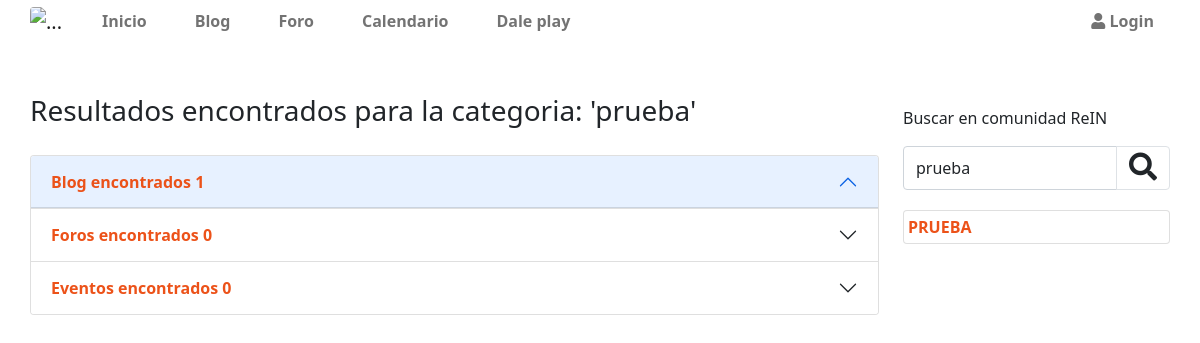
The page /resultadosporcategoria/1 on the database its author committed.
### appcategorias/models.py (models this page shows)
class categorias(models.Model):
    nombre=models.CharField(max_length=50)
    created=models.DateTimeField(auto_now_add=True)
    updated=models.DateTimeField(auto_now_add=True)
    def __str__(self):
        return self.nombre
    class Meta:
        verbose_name='categoria'
        verbose_name_plural='categorias'
        ordering = ['-created']

### apprein/views.py (the view)
# urls.py: path('resultadosporcategoria/<id>',views.resultadosporcategoria,name='resultadosporcategoria'),
def resultadosporcategoria(request,id):
     articuloblog = blogm.objects.filter(categoriablog = id)
     articuloforo = forom.objects.filter(categoriasforo = id)
     articuloevento = eventosm.objects.filter(categoriaevento = id)
     valor = categorias.objects.get(id=id)
     contexto = {
          'articuloblog': articuloblog,
          'articuloforo': articuloforo,
          'articuloevento': articuloevento,
          'valor':valor,
          'resultadosblog': blogm.objects.filter(categoriablog = id).count(),
          'resultadosforo': forom.objects.filter(categoriasforo = id).count(),
          'resultadosevento': eventosm.objects.filter(categoriaevento = valor).count(),
     }
     return render(request,'apprein/resultadosporcategoria.html',contexto)

### apprein/context_processors.py (called while the page is built)
def data_templates(request):
    cat = categorias.objects.all()
    subcat = subcategorias.objects.all()
    blog = blogm.objects.all()
    notiblog = notificacionesblog.objects.all().count()
    notiforo = notificacionesforo.objects.all().count()
    notieventos = notificacioneseventos.objects.all().count()
    return{
        'categorias':cat,
        'subcat':subcat,
        'notificaciones':(notiblog+notiforo+notieventos)
    }

### apprein/templates/apprein/resultadosporcategoria.html (shortened to what this page needs)
{% extends 'apprein/plantilla.html' %}
{% load static %}
{% load humanize %}
{% block content %}
<div class="row">
    <div class="col-lg-12">
        <h3 class="mb-4 py-1">Resultados encontrados para la categoria: '{{valor.nombre}}'</h3>
        <div class="accordion mt-4" id="accordionExample">
            <div class="accordion-item">
                <h2 class="accordion-header" id="headingOne">
                    <button class="accordion-button fw-bold enlace" type="button" data-bs-toggle="collapse"
                        data-bs-target="#collapseOne" aria-expanded="true" aria-controls="collapseOne">
                        Blog encontrados {{resultadosblog}}
                    </button>
                </h2>
            </div>
            <div class="accordion-item">
                <h2 class="accordion-header" id="headingTwo">
                    <button class="accordion-button collapsed fw-bold enlace" type="button" data-bs-toggle="collapse"
                        data-bs-target="#collapseTwo" aria-expanded="false" aria-controls="collapseTwo">
                        Foros encontrados {{resultadosforo}}
                    </button>
                </h2>
            </div>
            <div class="accordion-item">
                <h2 class="accordion-header" id="headingThree">
                    <button class="accordion-button collapsed fw-bold enlace" type="button" data-bs-toggle="collapse"
                        data-bs-target="#collapseThree" aria-expanded="false" aria-controls="collapseThree">
                        Eventos encontrados {{resultadosevento}}
                    </button>
                </h2>
            </div>
        </div>
    </div>
</div>
{% endblock  %}

### apprein/templates/apprein/snipets/apprein/sidebar.html (shortened to what this page needs)
<div class="col-12 col-lg-3">
    <p class="mt-3">Buscar en comunidad ReIN</p>
    <form action="/apprein/buscador/" method="get" class="d-flex">
        <div class="input-group mb-3">
          <input type="text" name="buscar" class="form-control" value="{{valor}}"  placeholder="Buscar en ReIN" aria-label="Recipient's username" aria-describedby="button-addon2">
          <button class="btn btn-outline-light border" type="submit" id="button-addon2"><i class="fas fa-search fs-3 text-dark"></i></button>
        </div>
      </form>
    {% if categorias %}
        {% for cat in categorias  %}
        <ul class="list-group">
            <li class="list-group-item d-flex my-1 justify-content-between p-1 ">
                <div class="d-flex">
                    <a href="{% url 'resultadosporcategoria' cat.id %}" class=" text-uppercase enlace m-auto fw-bold">{{cat.nombre}}</a>
                </div>
            </li>
        </ul>
        {% endfor %}
    {% endif %}
    </div>
  </div>

### apprein/static/apprein/css/reinestilo.css (style rules this page uses)
.enlace { text-decoration: none !important; color:#eb490ef3 !important; }

### rows shown on the page
categorias: nombre "prueba", buscar "prueba", nombre "PRUEBA"

### other values the page prints
{{ resultadosblog }} "1"
{{ resultadosforo }} "0"
{{ resultadosevento }} "0"
